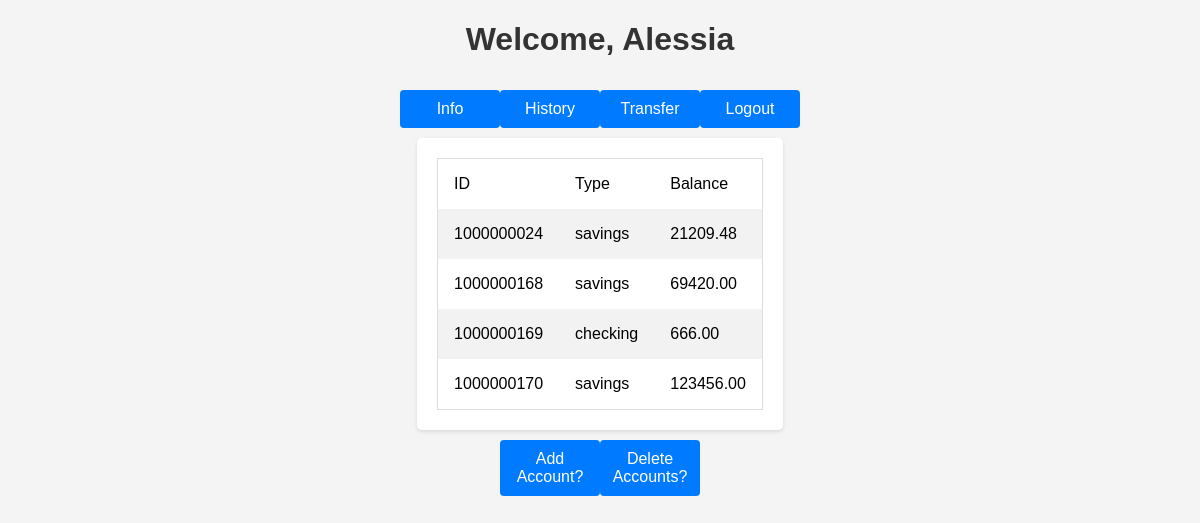
Page /client.php (signed in) on the committed database.
### tables this page shows
CREATE TABLE `client` (
  `username` varchar(20) NOT NULL,
  `password` varchar(20) DEFAULT NULL,
  `f_name` varchar(20) DEFAULT NULL,
  `l_name` varchar(20) DEFAULT NULL,
  `email` varchar(50) DEFAULT NULL,
  `phone_num` varchar(10) DEFAULT NULL,
  `street_num` varchar(10) DEFAULT NULL,
  `street` varchar(20) DEFAULT NULL,
  `city` varchar(20) DEFAULT NULL
);

CREATE TABLE `account` (
  `account_id` varchar(10) NOT NULL,
  `account_owner` varchar(20) DEFAULT NULL,
  `account_type` varchar(10) DEFAULT NULL,
  `balance` decimal(11,2) DEFAULT NULL
);

### includes/functions.php (called while the page is built, shortened)
<?php
    require_once 'db.php';
    function getAccounts($user) {
        global $conn;
        $query = "SELECT account_id, account_type, balance FROM account WHERE account_owner='".$user."'";
        $result = mysqli_query($conn, $query);
        return $result;
    }
    function getClientInfo($user) {
        global $conn;
        $query = "SELECT username, password, f_name, l_name, email, phone_num, street_num, street, city FROM client WHERE username='".$user."'";
        $result = mysqli_query($conn, $query);
        return $result;
    }
?>

### client.php (the view, shortened to what this page needs)
<!DOCTYPE html PUBLIC "-//W3C//DTD HTML 4.01 Transitional//EN"
    "http://www.w3.org/TR/html4/loose.dtd">
<?php
    require_once('includes/db.php');
    require_once('includes/functions.php');
    $user = $_SESSION['user'];
    $accounts = getAccounts($user);
?>
<html>
<head>
<link rel="stylesheet" href="styles/styles.css">
</head>
<body>
    <h1>Welcome, <?php echo mysqli_fetch_assoc(getClientInfo($user))['f_name'] ?></h1>
    <div class="nav">
        <a href="personal-info.php">Info</a>
        <a href="history.php">History</a>
        <a href="transfer.php">Transfer</a>
        <a href="?logout=true">Logout</a>
    </div>
    <div class="wrapper"><div class="table">
        <table>
            <tr>
                <td>ID</td>
                <td>Type</td>
                <td>Balance</td>
            </tr>
            <tr>
                <?php
                while ($row = mysqli_fetch_assoc($accounts)) {
                ?>
                <td><?php echo $row['account_id']; ?></td>
                <td><?php echo $row['account_type']; ?></td>
                <td><?php echo $row['balance']; ?></td>
            </tr>
            <?php
            }
            ?>
        </table>
    </div></div>
    <div class="nav">
        <a href="add-client-account.php">Add Account?</a>
        <a href="delete-client-account.php">Delete Accounts?</a>
    </div>
</body>
</html>

### styles/styles.css (style rules this page uses)
* { box-sizing: border-box; }
body { font-family: Arial; background-color: #f4f4f4; margin: 0; padding: 0; justify-content: center; align-items: center; }
.nav { padding: 10px; display: flex; justify-content: center; }
.table { background-color: #fff; padding: 20px; border-radius: 5px; box-shadow: 0 2px 4px rgba(0, 0, 0, 0.1); display: inline-grid; }
.wrapper { display: flex; justify-content: center; align-items: center; }
h1 { color: #333; text-align: center; }
a { width: 100px; padding: 10px; background-color: #007bff; color: #fff; border: none; border-radius: 4px; cursor: pointer; text-decoration: none; text-align: center; }
table { border-collapse: collapse; border-spacing: 0; border: 1px solid #ddd; }
th, td { text-align: left; padding: 16px; }
tr:nth-child(even) { background-color: #f2f2f2; }

### rows in the picture
client: f_name "Alessia"
account: account_id "1000000024", account_type "savings", balance "21209.48"
account: account_id "1000000168", account_type "savings", balance "69420.00"
account: account_id "1000000169", account_type "checking", balance "666.00"
account: account_id "1000000170", account_type "savings", balance "123456.00"
